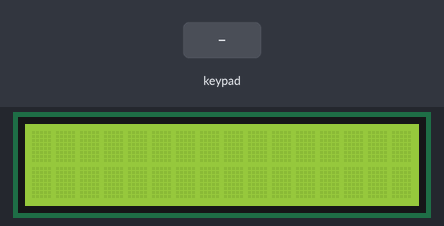
Recording of a sketch running on a simulated Arduino Uno, built with avr-gcc and run on an emulated ATmega328P. On the bench: 16×2 character LCD. Inputs (shaded band) come from the test bench.

Above: at 1.2 s.
1.3 s: keypad keys 5 4 3 2 # pressed 0.4 s apart
At 4.4 s:
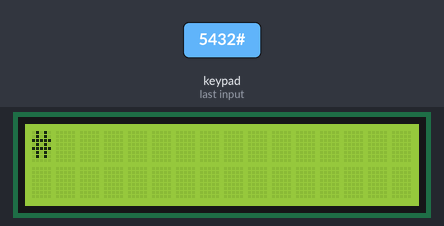
4.8 s: key 'A' pressed
At 5.9 s:
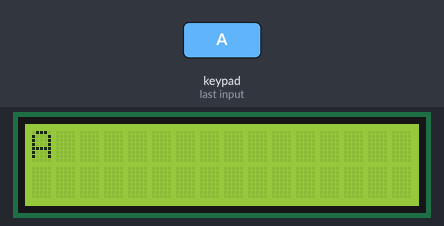
6.3 s: key 'B' pressed
At 7.2 s:
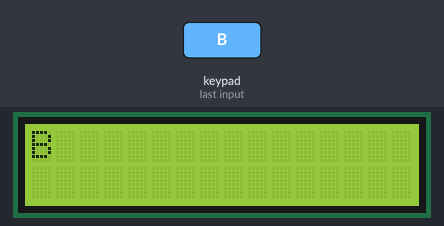
7.8 s: keypad keys 5 4 3 2 * pressed 0.4 s apart
At 10.4 s:
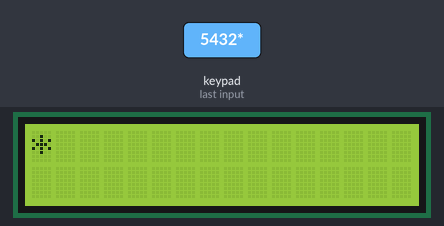
11.3 s: key 'C' pressed
At 11.9 s:
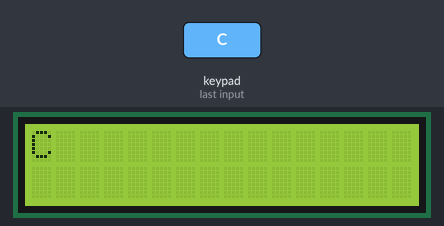
12.8 s: keypad keys 5 4 3 2 D pressed 0.4 s apart
At 13.1 s:
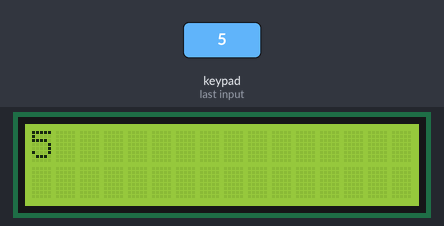
Timing chart, 0 to 15.8 s (numbered marks = the images above; inputs shaded):
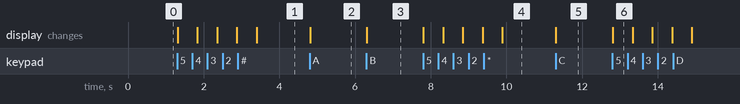

Measured:
- after the input at 1.3 s, the display: first changes at once (image 1 shows a later state)
- after the input at 4.8 s, the display: changes at once (image 2)
- after the input at 6.3 s, the display: changes at once (image 3)
- after the input at 7.8 s, the display: first changes at once (image 4 shows a later state)
- after the input at 11.3 s, the display: changes at once (image 5)
- after the input at 12.8 s, the display: changes at once (image 6)

The sketch:

check_for_lcd_and_keypad.ino
```cpp
#include <Keypad.h>
#include <LiquidCrystal_I2C.h>

const byte ROWS = 4; //four rows
const byte COLS = 4; //four columns
//define the cymbols on the buttons of the keypads
char hexaKeys[ROWS][COLS] = {
  {'1', '2', '3', 'A'},
  {'4', '5', '6', 'B'},
  {'7', '8', '9', 'C'},
  {'*', '0', '#', 'D'}
};
byte rowPins[ROWS] = {A2, A3, 7, 6}; //connect to the row pinouts of the keypad
byte colPins[COLS] = {5, 4, 3, 2}; //connect to the column pinouts of the keypad

//initialize an instance of class NewKeypad
Keypad customKeypad = Keypad( makeKeymap(hexaKeys), rowPins, colPins, ROWS, COLS);
LiquidCrystal_I2C lcd(0x27, 16, 2); // Adjust the I2C address to match your LCD

void setup(){
  lcd.begin(16, 2);
  lcd.backlight();
}

void loop(){
  char customKey = customKeypad.getKey();

  if (customKey){
    lcd.setCursor(0, 0);
    lcd.print(customKey);
    delay(500);

  }
}
```
